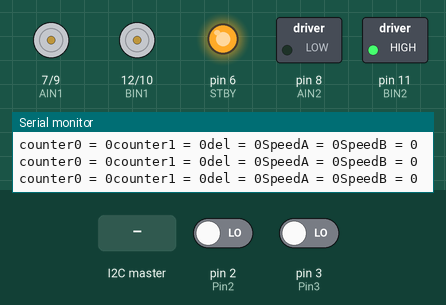
Simulated run of this sketch. Board: Arduino Uno, built with avr-gcc and run on an emulated ATmega328P. On the bench: direction and speed pins drawn as motors (green arrow = direction pin HIGH = forward, orange = LOW = backward, longer = more drive, stopped while the standby pin is LOW), switched loads named in the sketch (green lamp = pin HIGH), output pins drawn as LEDs (lit = HIGH), the last lines printed to the serial monitor. The inputs (shaded band) are chosen by the test bench; at power-on: pin 3 (Pin3) LOW, pin 2 (Pin2) LOW.

Above: at 1.2 s.
1.3 s: the I2C master sends the byte 1
At 1.9 s:
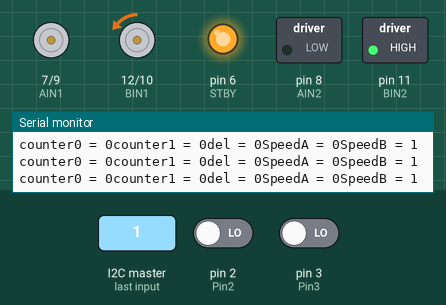
2.8 s: the I2C master sends the byte 2
At 3.8 s:
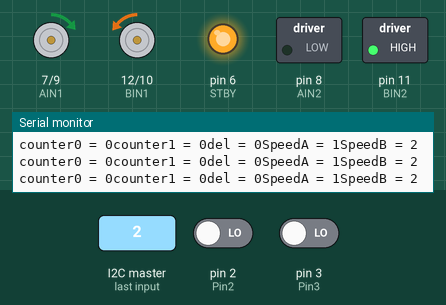
4.3 s: the I2C master sends the byte 90
At 5.5 s:
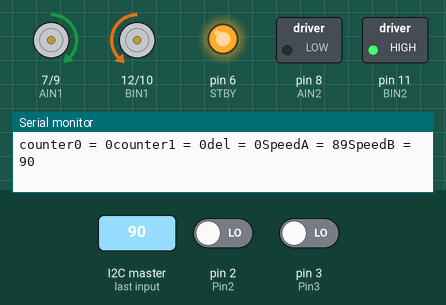
5.8 s: the I2C master sends the byte 200
At 6.2 s:
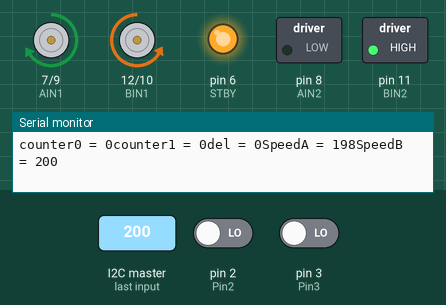
7.4 s: pin 3 (Pin3) driven HIGH
At 8.7 s:
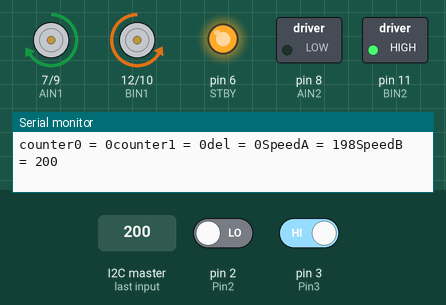
Timing chart, 0 to 10.4 s (numbered marks = the images above; inputs shaded):
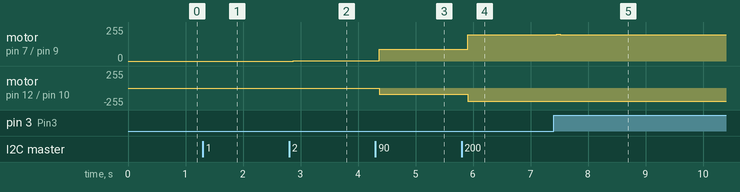

Measured:
- after the input at 1.3 s, motor on pin 12 (BIN1) / pin 10 (PWMB): stopped → backward 1/255 after 0.09 s
- after the input at 2.8 s, motor on pin 7 (AIN1) / pin 9 (PWMA): stopped → forward 1/255 after 0.08 s; motor on pin 12 (BIN1) / pin 10 (PWMB): backward 1/255 → backward 2/255 after 0.08 s
- after the input at 4.3 s, motor on pin 7 (AIN1) / pin 9 (PWMA): forward 1/255 → forward 89/255 after 0.07 s; motor on pin 12 (BIN1) / pin 10 (PWMB): backward 2/255 → backward 90/255 after 0.07 s
- after the input at 5.8 s, motor on pin 7 (AIN1) / pin 9 (PWMA): forward 89/255 → forward 198/255 after 0.11 s; motor on pin 12 (BIN1) / pin 10 (PWMB): backward 90/255 → backward 200/255 after 0.11 s
- after the input at 7.4 s, motor on pin 7 (AIN1) / pin 9 (PWMA): forward 198/255 → forward 202/255 after 0.05 s, → forward 198/255 0.06 s later

The sketch:

leftwheel.ino
```cpp
#include <Wire.h>
#include <Servo.h>

#define Pin2 2
#define Pin3 3
#define PWMA 9
#define AIN2 8
#define AIN1 7
#define STBY 6

#define PWMB 10
#define BIN2 11
#define BIN1 12


int Duration = 3;
int pos = 0;
int Angle = 0;

volatile int counter0 = 0;
volatile int counter1 = 0;
int long prevTime, curTime;

int ledState = 0;
volatile int SpeedA = 200, SpeedB = 200;
const int Address = 0x57;

void setup()
{
  Serial.begin(9600);
  Wire.begin(Address);
  Wire.onReceive(receiveEvent);
  Wire.onRequest(sendData);

  pinMode(Pin2, INPUT);
  pinMode(PWMA, OUTPUT);
  pinMode(AIN1, OUTPUT);
  pinMode(AIN2, OUTPUT);
  pinMode(Pin3, INPUT);
  pinMode(PWMB, OUTPUT);
  pinMode(BIN1, OUTPUT);
  pinMode(BIN2, OUTPUT);
  pinMode(STBY, OUTPUT);

  attachInterrupt(digitalPinToInterrupt(Pin2), interruptFunction0, CHANGE);
  attachInterrupt(digitalPinToInterrupt(Pin3), interruptFunction1, CHANGE);

  digitalWrite(AIN1,HIGH);
  digitalWrite(AIN2,LOW);
  digitalWrite(BIN1, LOW);
  digitalWrite(BIN2,HIGH);
  digitalWrite(STBY, HIGH); // Set STBY pin to HIGH to enable the motor driver

  prevTime = millis();
}

void receiveEvent(int bytes) {
  ledState = Wire.read();
  Serial.print("Receive Data : ");
  Serial.println(ledState);
}

void loop()
{
   SpeedA = ledState;
   SpeedB = ledState;
   delay(Duration);
   Serial.print("counter0 = ");
   Serial.print(counter0);
   Serial.print("counter1 = ");
   Serial.print(counter1);
   int del = counter0 - counter1;

   if(del >= 0){SpeedA = SpeedA*0.99;}
   else{SpeedA = SpeedA * 1.01;}

   Serial.print("del = ");
   Serial.print(del);
   Serial.print("SpeedA = ");
   Serial.print(SpeedA);
   Serial.print("SpeedB = ");
   Serial.println(SpeedB);

   analogWrite(PWMA, SpeedA);
   analogWrite(PWMB, SpeedB);

   counter0 = 0;
   counter1 = 0;
}

void interruptFunction0()
{
   counter0++;
}

void interruptFunction1()
{
   counter1++;
}

void sendData(){
    Wire.write(SpeedA);
    Wire.write(SpeedB);
}
```
